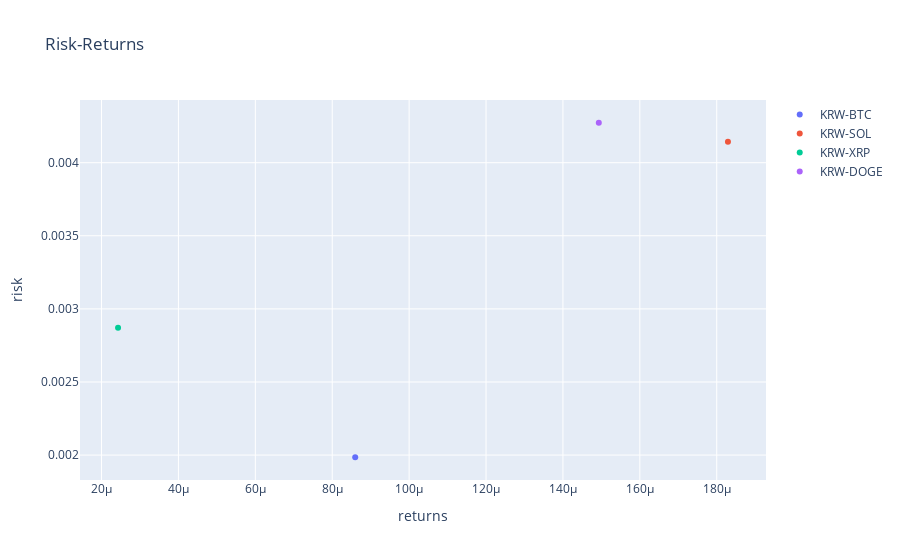

The notebook cell saved with this chart:
### Markdown cell above
## KRW-BTC,SOL,XRP,DOGE risk and returns
     - scatter

### Code cell
fig=go.Figure()
for i in stocks_returns.columns:
    fig.add_trace(go.Scatter(x=[stocks_returns[i].mean()],
                                y=[stocks_returns[i].std()],
                                mode='markers',
                                name=i
                                )) # hover text goes here

fig.update_layout(title='Risk-Returns')
fig.update_yaxes(title_text=f'risk')
fig.update_xaxes(title_text=f'returns')
fig.show()

### Figure 1 — Plotly figure (JSON) as saved in the notebook; plotly's stock layout.template omitted (floating-point values rounded to 4 significant figures)
{"data": [{"mode": "markers", "name": "KRW-BTC", "type": "scatter", "x": [8.598e-05], "y": [0.001985]}, {"mode": "markers", "name": "KRW-SOL", "type": "scatter", "x": [0.0001829], "y": [0.004143]}, {"mode": "markers", "name": "KRW-XRP", "type": "scatter", "x": [2.43e-05], "y": [0.00287]}, {"mode": "markers", "name": "KRW-DOGE", "type": "scatter", "x": [0.0001493], "y": [0.004273]}], "layout": {"title": {"text": "Risk-Returns"}, "xaxis": {"title": {"text": "returns"}}, "yaxis": {"title": {"text": "risk"}}}}
